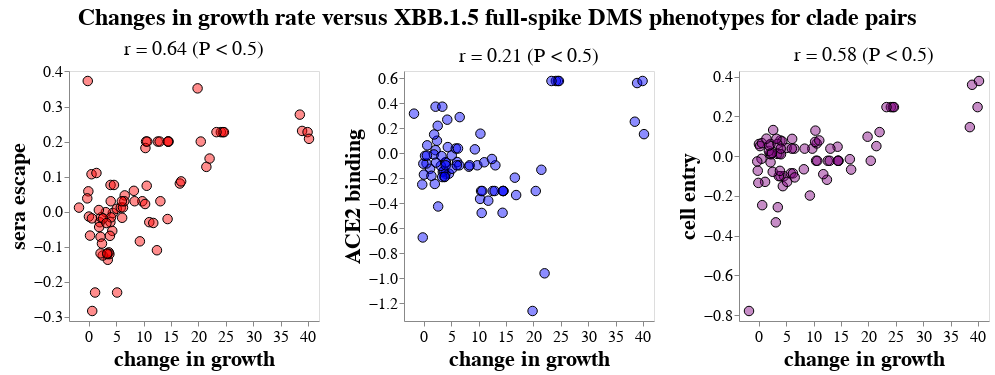

The cell this chart's notebook holds for it:
### Code cell
growth_phenotype_base = (
    alt.Chart(pango_pair_dms_growth_df_tidy)
    .add_params(clade_selection)
    .encode(
        alt.X(
            "change_in_growth_rate",
            title="change in growth",
            scale=alt.Scale(nice=False, padding=10),
            axis=alt.Axis(labelFontSize=16, titleFontSize=22, labelOverlap=True),
        ),
        alt.Fill(
            "phenotype_name:N",
            sort=phenotypes,
            legend=None,
            scale=alt.Scale(domain=phenotypes, range=list(phenotype_colors.values())),
        ),
        size=alt.condition(clade_selection, alt.value(170), alt.value(90)),
        strokeWidth=alt.condition(clade_selection, alt.value(4), alt.value(1)),
        tooltip=["phenotype_name:O", alt.Tooltip("phenotype:Q", format=".2f"), *tooltips],
    )
    .mark_circle(stroke="black", strokeOpacity=1, fillOpacity=0.45)
)

growth_phenotype_charts = [
    (
        growth_phenotype_base
        .transform_filter(alt.datum["phenotype_name"] == pheno)
        .encode(
            alt.Y(
                "phenotype",
                title=pheno,
                scale=alt.Scale(nice=False, padding=10),
                axis=alt.Axis(labelFontSize=16, titleFontSize=22, labelOverlap=True),
            ),
        )
        .properties(
            width=250,
            height=250,
            title=alt.TitleParams(
                f"r = {corr_d[pheno]['corr_with_growth']:.2f} ({corr_d[pheno]['pstr']})",
                fontWeight="normal",
                fontSize=20,
            ),
        )
    )
    for pheno in phenotypes
]

growth_phenotype_chart = (
    alt.hconcat(*growth_phenotype_charts)
    .properties(
        title=alt.TitleParams(
            f"Changes in growth rate versus {title} for clade pairs",
            anchor="middle",
            fontSize=24,
            dy=-5,
        )
    )
    .resolve_scale(y="independent")
    .configure_axis(grid=False)
)

display(growth_phenotype_chart)

print(f"Saving to {pair_corr_html}")
growth_phenotype_chart.save(pair_corr_html)

### Figure 1 — Vega-Lite specification as saved in the notebook (floating-point values rounded to 4 significant figures; data arrays with more than 128 entries replaced by an {"elided": "..."} marker saying what was removed)
{"config": {"view": {"continuousWidth": 300, "continuousHeight": 300}, "axis": {"grid": false}}, "hconcat": [{"mark": {"type": "circle", "fillOpacity": 0.45, "stroke": "black", "strokeOpacity": 1}, "encoding": {"fill": {"field": "phenotype_name", "legend": null, "scale": {"domain": ["sera escape", "ACE2 binding", "cell entry"], "range": ["red", "blue", "purple"]}, "sort": ["sera escape", "ACE2 binding", "cell entry"], "type": "nominal"}, "size": {"condition": {"param": "param_1", "value": 170, "empty": false}, "value": 90}, "strokeWidth": {"condition": {"param": "param_1", "value": 4, "empty": false}, "value": 1}, "tooltip": [{"field": "phenotype_name", "type": "ordinal"}, {"field": "phenotype", "format": ".2f", "type": "quantitative"}, {"field": "clade", "type": "nominal"}, {"field": "parent", "type": "nominal"}, {"field": "date", "type": "nominal"}, {"field": "spike_new_muts", "type": "nominal"}, {"field": "nonspike_new_muts", "type": "nominal"}, {"field": "change_in_growth_rate", "format": ".0f", "type": "quantitative"}, {"field": "growth_rate", "format": ".0f", "type": "quantitative"}, {"field": "parent_growth_rate", "format": ".0f", "type": "quantitative"}, {"field": "n_sequences", "type": "quantitative"}, {"field": "parent_n_sequences", "type": "quantitative"}], "x": {"axis": {"labelFontSize": 16, "labelOverlap": true, "titleFontSize": 22}, "field": "change_in_growth_rate", "scale": {"nice": false, "padding": 10}, "title": "change in growth", "type": "quantitative"}, "y": {"axis": {"labelFontSize": 16, "labelOverlap": true, "titleFontSize": 22}, "field": "phenotype", "scale": {"nice": false, "padding": 10}, "title": "sera escape", "type": "quantitative"}}, "height": 250, "name": "view_4", "title": {"text": "r = 0.64 (P < 0.5)", "fontSize": 20, "fontWeight": "normal"}, "transform": [{"filter": "(datum['phenotype_name'] === 'sera escape')"}], "width": 250}, {"mark": {"type": "circle", "fillOpacity": 0.45, "stroke": "black", "strokeOpacity": 1}, "encoding": {"fill": {"field": "phenotype_name", "legend": null, "scale": {"domain": ["sera escape", "ACE2 binding", "cell entry"], "range": ["red", "blue", "purple"]}, "sort": ["sera escape", "ACE2 binding", "cell entry"], "type": "nominal"}, "size": {"condition": {"param": "param_1", "value": 170, "empty": false}, "value": 90}, "strokeWidth": {"condition": {"param": "param_1", "value": 4, "empty": false}, "value": 1}, "tooltip": [{"field": "phenotype_name", "type": "ordinal"}, {"field": "phenotype", "format": ".2f", "type": "quantitative"}, {"field": "clade", "type": "nominal"}, {"field": "parent", "type": "nominal"}, {"field": "date", "type": "nominal"}, {"field": "spike_new_muts", "type": "nominal"}, {"field": "nonspike_new_muts", "type": "nominal"}, {"field": "change_in_growth_rate", "format": ".0f", "type": "quantitative"}, {"field": "growth_rate", "format": ".0f", "type": "quantitative"}, {"field": "parent_growth_rate", "format": ".0f", "type": "quantitative"}, {"field": "n_sequences", "type": "quantitative"}, {"field": "parent_n_sequences", "type": "quantitative"}], "x": {"axis": {"labelFontSize": 16, "labelOverlap": true, "titleFontSize": 22}, "field": "change_in_growth_rate", "scale": {"nice": false, "padding": 10}, "title": "change in growth", "type": "quantitative"}, "y": {"axis": {"labelFontSize": 16, "labelOverlap": true, "titleFontSize": 22}, "field": "phenotype", "scale": {"nice": false, "padding": 10}, "title": "ACE2 binding", "type": "quantitative"}}, "height": 250, "name": "view_5", "title": {"text": "r = 0.21 (P < 0.5)", "fontSize": 20, "fontWeight": "normal"}, "transform": [{"filter": "(datum['phenotype_name'] === 'ACE2 binding')"}], "width": 250}, {"mark": {"type": "circle", "fillOpacity": 0.45, "stroke": "black", "strokeOpacity": 1}, "encoding": {"fill": {"field": "phenotype_name", "legend": null, "scale": {"domain": ["sera escape", "ACE2 binding", "cell entry"], "range": ["red", "blue", "purple"]}, "sort": ["sera escape", "ACE2 binding", "cell entry"], "type": "nominal"}, "size": {"condition": {"param": "param_1", "value": 170, "empty": false}, "value": 90}, "strokeWidth": {"condition": {"param": "param_1", "value": 4, "empty": false}, "value": 1}, "tooltip": [{"field": "phenotype_name", "type": "ordinal"}, {"field": "phenotype", "format": ".2f", "type": "quantitative"}, {"field": "clade", "type": "nominal"}, {"field": "parent", "type": "nominal"}, {"field": "date", "type": "nominal"}, {"field": "spike_new_muts", "type": "nominal"}, {"field": "nonspike_new_muts", "type": "nominal"}, {"field": "change_in_growth_rate", "format": ".0f", "type": "quantitative"}, {"field": "growth_rate", "format": ".0f", "type": "quantitative"}, {"field": "parent_growth_rate", "format": ".0f", "type": "quantitative"}, {"field": "n_sequences", "type": "quantitative"}, {"field": "parent_n_sequences", "type": "quantitative"}], "x": {"axis": {"labelFontSize": 16, "labelOverlap": true, "titleFontSize": 22}, "field": "change_in_growth_rate", "scale": {"nice": false, "padding": 10}, "title": "change in growth", "type": "quantitative"}, "y": {"axis": {"labelFontSize": 16, "labelOverlap": true, "titleFontSize": 22}, "field": "phenotype", "scale": {"nice": false, "padding": 10}, "title": "cell entry", "type": "quantitative"}}, "height": 250, "name": "view_6", "title": {"text": "r = 0.58 (P < 0.5)", "fontSize": 20, "fontWeight": "normal"}, "transform": [{"filter": "(datum['phenotype_name'] === 'cell entry')"}], "width": 250}], "data": {"name": "data-deea89fc6880fa171459f879533b2578"}, "params": [{"name": "param_1", "select": {"type": "point", "fields": ["clade"], "on": "mouseover"}, "views": ["view_4", "view_5", "view_6"]}], "resolve": {"scale": {"y": "independent"}}, "title": {"text": "Changes in growth rate versus XBB.1.5 full-spike DMS phenotypes for clade pairs", "anchor": "middle", "dy": -5, "fontSize": 24}, "$schema": "https://vega.github.io/schema/vega-lite/v5.15.1.json", "datasets": {"data-deea89fc6880fa171459f879533b2578": {"elided": "228 records"}}}
